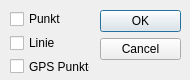
<?xml version="1.0" encoding="UTF-8"?>
<ui version="4.0">
 <class>apisViewFlightPathDialog</class>
 <widget class="QDialog" name="apisViewFlightPathDialog">
  <property name="geometry">
   <rect>
    <x>0</x>
    <y>0</y>
    <width>190</width>
    <height>80</height>
   </rect>
  </property>
  <property name="windowTitle">
   <string>Flugwege anzeigen</string>
  </property>
  <widget class="QDialogButtonBox" name="buttonBox">
   <property name="geometry">
    <rect>
     <x>100</x>
     <y>10</y>
     <width>81</width>
     <height>52</height>
    </rect>
   </property>
   <property name="orientation">
    <enum>Qt::Vertical</enum>
   </property>
   <property name="standardButtons">
    <set>QDialogButtonBox::Cancel|QDialogButtonBox::Ok</set>
   </property>
  </widget>
  <widget class="QWidget" name="verticalLayoutWidget">
   <property name="geometry">
    <rect>
     <x>10</x>
     <y>10</y>
     <width>80</width>
     <height>65</height>
    </rect>
   </property>
   <layout class="QVBoxLayout" name="verticalLayout">
    <item>
     <widget class="QCheckBox" name="checkBox">
      <property name="text">
       <string>Punkt</string>
      </property>
     </widget>
    </item>
    <item>
     <widget class="QCheckBox" name="checkBox_2">
      <property name="text">
       <string>Linie</string>
      </property>
     </widget>
    </item>
    <item>
     <widget class="QCheckBox" name="checkBox_3">
      <property name="text">
       <string>GPS Punkte</string>
      </property>
     </widget>
    </item>
   </layout>
  </widget>
 </widget>
 <resources/>
 <connections>
  <connection>
   <sender>buttonBox</sender>
   <signal>accepted()</signal>
   <receiver>apisViewFlightPathDialog</receiver>
   <slot>accept()</slot>
   <hints>
    <hint type="sourcelabel">
     <x>248</x>
     <y>254</y>
    </hint>
    <hint type="destinationlabel">
     <x>157</x>
     <y>274</y>
    </hint>
   </hints>
  </connection>
  <connection>
   <sender>buttonBox</sender>
   <signal>rejected()</signal>
   <receiver>apisViewFlightPathDialog</receiver>
   <slot>reject()</slot>
   <hints>
    <hint type="sourcelabel">
     <x>316</x>
     <y>260</y>
    </hint>
    <hint type="destinationlabel">
     <x>286</x>
     <y>274</y>
    </hint>
   </hints>
  </connection>
 </connections>
</ui>
